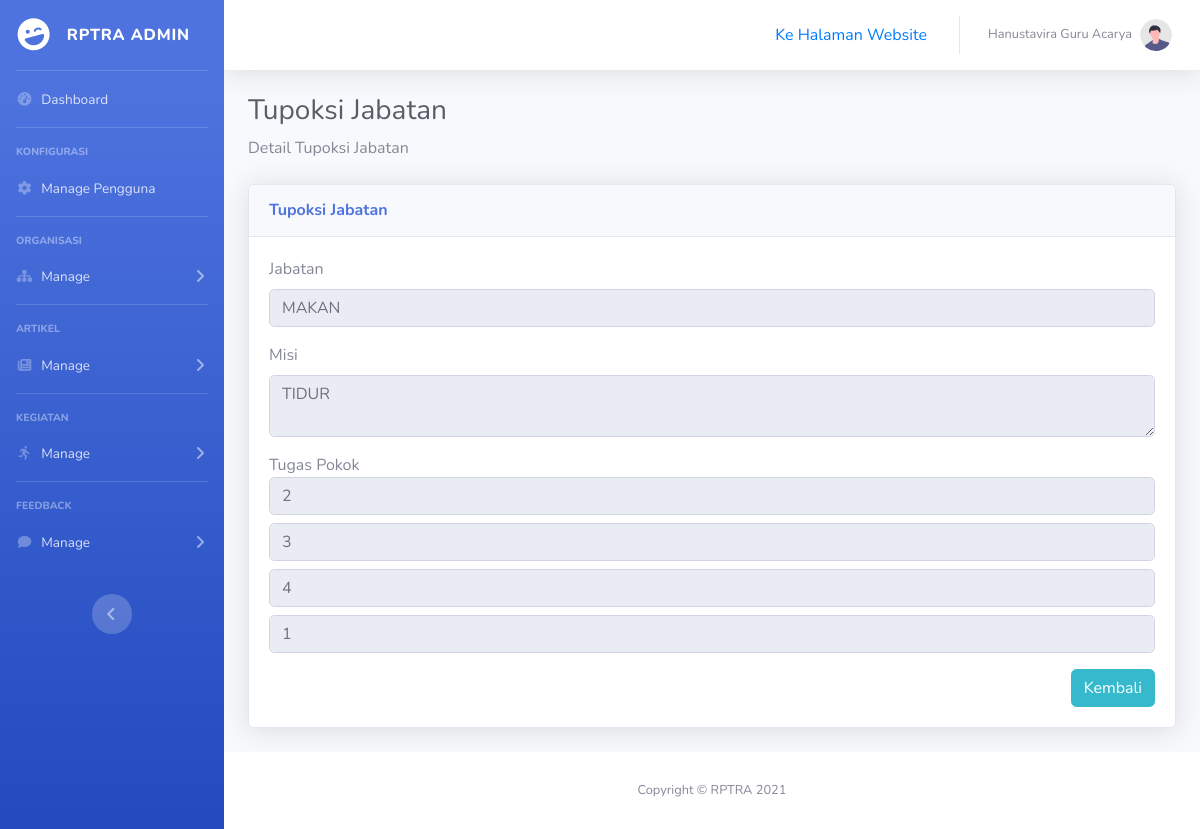
The page /admin/tupoksi/detail.php?id=12 (signed in) on the database its author committed.
### tables this page shows
CREATE TABLE `tupoksi` (
  `id` int(11) NOT NULL,
  `posisi` text NOT NULL,
  `misi` text NOT NULL
);

CREATE TABLE `detail_tupoksi` (
  `id_detail_tupoksi` int(11) NOT NULL,
  `tugas_pokok` varchar(100) NOT NULL,
  `id_tupoksi` int(11) NOT NULL
);

### admin/tupoksi/detail.php (the view, shortened to what this page needs)
<?php
    include "../layout/admin-header.php";
    include "../layout/admin-sidebar.php";
    include "../layout/admin-navbar.php";
    $id = $_GET['id'];
    $sql = "SELECT * FROM tupoksi WHERE id='$id'";
    $query = mysqli_query($koneksi,$sql);
    $data = mysqli_fetch_array($query);
    $sql = "SELECT * FROM detail_tupoksi WHERE id_tupoksi='$id'";
    $query = mysqli_query($koneksi,$sql);
?>
<div class="container-fluid">
    <h1 class="h3 mb-2 text-gray-800">Tupoksi Jabatan</h1>
    <p class="mb-4">Detail Tupoksi Jabatan </p>
    <div class="card shadow mb-4">
        <div class="card-header py-3">
            <h6 class="m-0 font-weight-bold text-primary">Tupoksi Jabatan</h6>
        </div>
        <div class="card-body">
            <form method="POST" action="controller.php?aksi=ubah">
                <div class="mb-3">
                    <label class="form-label">Jabatan</label>
                    <input type="text" class="form-control" name="posisi" value="<?= $data['posisi'] ?>" readonly>
                </div>
                <div class="mb-3">
                    <label class="form-label">Misi</label>
                    <textarea name="misi" id="misi" class="form-control" readonly><?= $data['misi'] ?></textarea>
                </div>
                <div class="mb-3 flex-justify" id="inputList">
                    <label class="form-check-label">Tugas Pokok</label>
                    <div id="target">
                        <?php while($data2 = mysqli_fetch_array($query)):?>
                        <input type="text" class="form-control mb-2" name="tupok[]" readonly
                            value="<?= $data2['tugas_pokok'] ?>">
                        <?php endwhile; ?>
                    </div>
                </div>
                <a href="index.php" class="btn btn-info float-right">Kembali</a>
            </form>
        </div>
    </div>
</div>
<?php
    include "../layout/admin-footer.php";
?>

### rows shown on the page
tupoksi: posisi "MAKAN", misi "TIDUR"
detail_tupoksi: tugas_pokok "2"
detail_tupoksi: tugas_pokok "3"
detail_tupoksi: tugas_pokok "4"
detail_tupoksi: tugas_pokok "1"

### other values the page prints
$_SESSION['nama'] "Hanustavira Guru Acarya"
